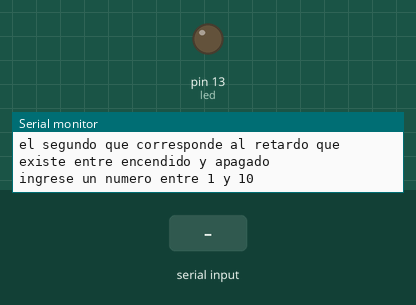
Simulated run of this sketch. Board: Arduino Uno, built with avr-gcc and run on an emulated ATmega328P. On the bench: output pins drawn as LEDs (lit = HIGH), the last lines printed to the serial monitor. Dashed ring = blinking. Inputs (shaded band) come from the test bench.

Above: at 1.3 s.
1.4 s: "90,45\n" received over Serial
At 7.41 s:
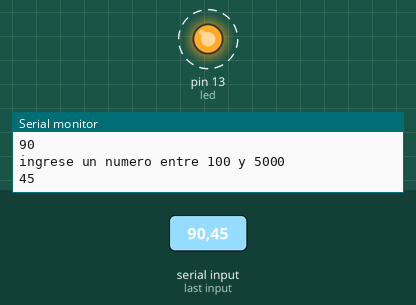
Timing chart, 0 to 10.4 s (numbered marks = the images above; inputs shaded):
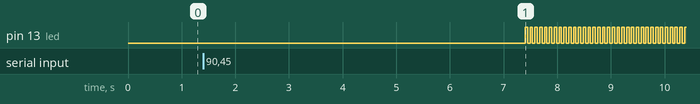

Measured:
- after the input at 1.4 s, pin 13 (led): alternates HIGH for 0.05 s and LOW for 0.05 s, starting after 6.0 s

The sketch:

GP-2P1.ino
```cpp
void setup() {
  Serial.begin(9600);//Iniciar comunicacion serial
  /* Impresion de texto */
  Serial.println("ingrese por medio de su teclado dos valores numericos diferentes de cero");
  Serial.println("el primer que corresponde al numero de veces que se encendera y apagara un led");
  Serial.println("el segundo que corresponde al retardo que existe entre encendido y apagado");
  Serial.println("");
}

/* Funcion */
void modular (int repe,int tiempo){
#define led 13 //Definir led
pinMode(led, OUTPUT);//Configuracion de pin
for(int x = 0; x < repe;x++){
  digitalWrite(led, HIGH);
  delay(tiempo);
  digitalWrite(led, LOW);
  delay(tiempo);
}
}

/* Captura de datos */
/* Veces que encendera el led */
void loop() {
  Serial.println("ingrese un numero entre 1 y 10");
  while(Serial.available() == 0){}
  int repe = Serial.parseInt();
  delay(2000);
  Serial.println(repe);
  delay(1000);

  /* Tiempo de encendido y apagado del led */
  Serial.println("ingrese un numero entre 100 y 5000");
  while(Serial.available() == 0){}
  int tiempo = Serial.parseInt();
  delay(2000);
  Serial.println(tiempo);
  delay(1000);

modular(repe, tiempo);//Llamada de funcion

}
```
